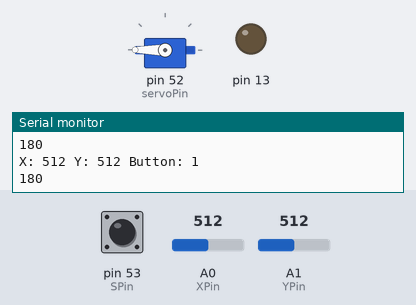
This sketch was run on a simulated Arduino Mega 2560, built with avr-gcc and run on an emulated ATmega2560. Parts: servo, output pins drawn as LEDs (lit = HIGH), the last lines printed to the serial monitor. The test bench sets the inputs (shaded band); at power-on: A0 (XPin) = 512, A1 (YPin) = 512, pin 53 (SPin) HIGH.

Above: at 1.2 s.
1.3 s: A0 (XPin) set to 306
At 2.6 s:
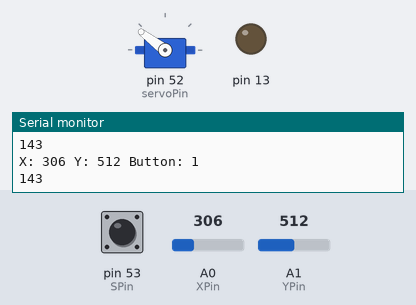
2.9 s: A1 (YPin) set to 122
At 3.5 s:
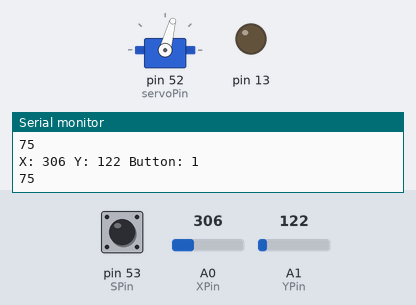
4.5 s: pin 53 (SPin) pulled LOW for 0.15 s
At 4.74 s:
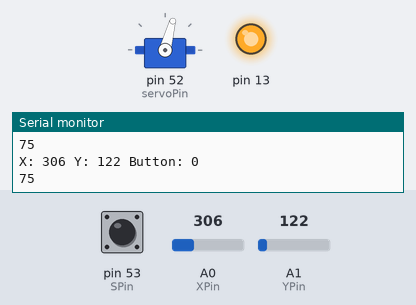
6.3 s: A1 (YPin) set to 0
At 7.3 s:
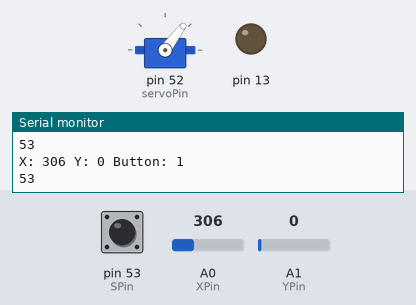
7.9 s: A0 (XPin) set to 122
At 9.0 s:
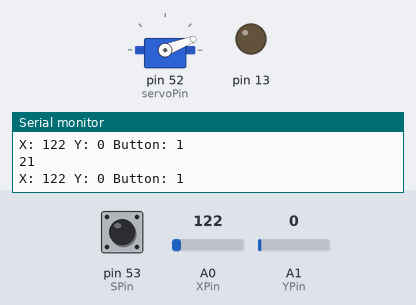
9.5 s: pin 53 (SPin) pulled LOW for 1 s
At 10.4 s:
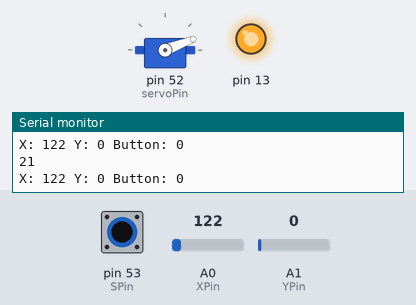
Timing chart, 0 to 12.5 s (numbered marks = the images above; inputs shaded):
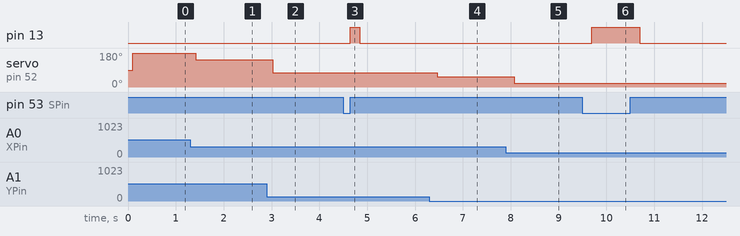

The sketch:

joystick_controled_servo.ino
```cpp
#include <Servo.h>
Servo myServo;
int servoPin = 52;
int servoPosition;
int XPin = A0;
int XVal;
int YPin = A1;
int YVal;
int SPin = 53;
int SVal;
void setup() {
  // put your setup code here, to run once:
  Serial.begin(9600);
  pinMode(XPin,INPUT);
  pinMode(YPin,INPUT);
  pinMode(SPin,INPUT);
  pinMode(13,OUTPUT);
  myServo.attach(servoPin);
  digitalWrite(SPin,HIGH);
}

void loop() {
  // put your main code here, to run repeatedly:
  XVal = analogRead(XPin);
  YVal = analogRead(YPin);
  SVal = digitalRead(SPin);
  delay(100);
  Serial.print("X: ");
  Serial.print(XVal);
  Serial.print(" Y: ");
  Serial.print(YVal);
  Serial.print(" Button: ");
  Serial.println(SVal);


  servoPosition = (180./1023.)*(XVal+YVal);
  Serial.println(servoPosition);
  if(SVal == 0){
    digitalWrite(13,HIGH);
  }
  if(SVal == 1){
    digitalWrite(13,LOW);
  }
  myServo.write(servoPosition);
}
```

Measured:
- after the input at 1.3 s, servo on pin 52 (servoPin): 180° → 143° after 0.11 s
- after the input at 2.9 s, servo on pin 52 (servoPin): 143° → 75° after 0.13 s
- after the input at 4.5 s, pin 13: LOW → HIGH after 0.15 s, → LOW 0.20 s later
- after the input at 6.3 s, servo on pin 52 (servoPin): 75° → 53° after 0.16 s
- after the input at 7.9 s, servo on pin 52 (servoPin): 53° → 21° after 0.18 s
- after the input at 9.5 s, pin 13: LOW → HIGH after 0.19 s, → LOW 1.0 s later
